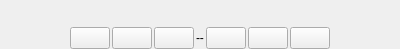
<?xml version="1.0" encoding="UTF-8"?>
<ui version="4.0">
 <class>CaptureHistoryNavigation</class>
 <widget class="QWidget" name="CaptureHistoryNavigation">
  <property name="geometry">
   <rect>
    <x>0</x>
    <y>0</y>
    <width>400</width>
    <height>49</height>
   </rect>
  </property>
  <property name="windowTitle">
   <string/>
  </property>
  <property name="styleSheet">
   <string notr="true"/>
  </property>
  <layout class="QVBoxLayout" name="verticalLayout" stretch="0,0">
   <property name="spacing">
    <number>2</number>
   </property>
   <property name="leftMargin">
    <number>0</number>
   </property>
   <property name="topMargin">
    <number>0</number>
   </property>
   <property name="rightMargin">
    <number>0</number>
   </property>
   <property name="bottomMargin">
    <number>0</number>
   </property>
   <item>
    <widget class="QLabel" name="filenameValue">
     <property name="font">
      <font>
       <pointsize>8</pointsize>
      </font>
     </property>
     <property name="text">
      <string>&lt;Filename&gt;</string>
     </property>
    </widget>
   </item>
   <item>
    <layout class="QHBoxLayout" name="horizontalLayout_4">
     <item>
      <spacer name="horizontalSpacer_3">
       <property name="orientation">
        <enum>Qt::Horizontal</enum>
       </property>
       <property name="sizeHint" stdset="0">
        <size>
         <width>3</width>
         <height>10</height>
        </size>
       </property>
      </spacer>
     </item>
     <item>
      <widget class="QPushButton" name="historyPreviousRunB">
       <property name="toolTip">
        <string>Previous autofocus run</string>
       </property>
       <property name="text">
        <string/>
       </property>
       <property name="icon">
        <iconset theme="media-skip-backward">
         <normaloff>.</normaloff>.</iconset>
       </property>
       <property name="iconSize">
        <size>
         <width>20</width>
         <height>20</height>
        </size>
       </property>
      </widget>
     </item>
     <item>
      <widget class="QPushButton" name="historyFirstB">
       <property name="toolTip">
        <string>First focusing frame</string>
       </property>
       <property name="text">
        <string/>
       </property>
       <property name="icon">
        <iconset theme="media-seek-backward">
         <normaloff>.</normaloff>.</iconset>
       </property>
       <property name="iconSize">
        <size>
         <width>20</width>
         <height>20</height>
        </size>
       </property>
      </widget>
     </item>
     <item>
      <widget class="QPushButton" name="historyBackwardB">
       <property name="toolTip">
        <string>Previous focusing frame</string>
       </property>
       <property name="text">
        <string/>
       </property>
       <property name="icon">
        <iconset theme="go-previous">
         <normaloff>.</normaloff>.</iconset>
       </property>
       <property name="iconSize">
        <size>
         <width>20</width>
         <height>20</height>
        </size>
       </property>
      </widget>
     </item>
     <item>
      <widget class="QLabel" name="iterOut">
       <property name="toolTip">
        <string>&lt;html&gt;&lt;body&gt;&lt;p&gt;Focuser iteration.&lt;/p&gt;&lt;/body&gt;&lt;/html&gt;</string>
       </property>
       <property name="text">
        <string>--</string>
       </property>
      </widget>
     </item>
     <item>
      <widget class="QPushButton" name="historyForwardB">
       <property name="toolTip">
        <string>Next focusing frame</string>
       </property>
       <property name="text">
        <string/>
       </property>
       <property name="icon">
        <iconset theme="go-next">
         <normaloff>.</normaloff>.</iconset>
       </property>
       <property name="iconSize">
        <size>
         <width>20</width>
         <height>20</height>
        </size>
       </property>
      </widget>
     </item>
     <item>
      <widget class="QPushButton" name="historyLastB">
       <property name="toolTip">
        <string>Last focusing frame</string>
       </property>
       <property name="text">
        <string/>
       </property>
       <property name="icon">
        <iconset theme="media-seek-forward">
         <normaloff>.</normaloff>.</iconset>
       </property>
       <property name="iconSize">
        <size>
         <width>20</width>
         <height>20</height>
        </size>
       </property>
      </widget>
     </item>
     <item>
      <widget class="QPushButton" name="historyNextRunB">
       <property name="toolTip">
        <string>Next autofocus run</string>
       </property>
       <property name="text">
        <string/>
       </property>
       <property name="icon">
        <iconset theme="media-skip-forward">
         <normaloff>.</normaloff>.</iconset>
       </property>
       <property name="iconSize">
        <size>
         <width>20</width>
         <height>20</height>
        </size>
       </property>
      </widget>
     </item>
     <item>
      <spacer name="horizontalSpacer_4">
       <property name="orientation">
        <enum>Qt::Horizontal</enum>
       </property>
       <property name="sizeHint" stdset="0">
        <size>
         <width>3</width>
         <height>10</height>
        </size>
       </property>
      </spacer>
     </item>
    </layout>
   </item>
  </layout>
 </widget>
 <resources/>
 <connections/>
</ui>
